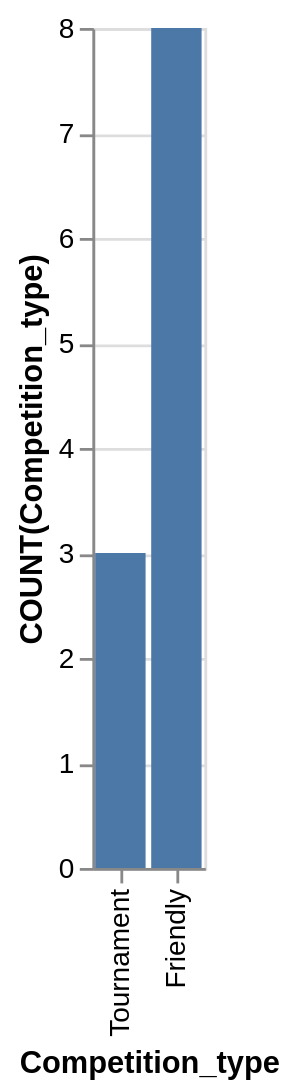

Here is the Vega-Lite specification saved for this chart:
### Vega-Lite specification from a JSON file in a GitHub repository (floating-point values rounded to 4 significant figures)
{"data": {"values": [{"x_data": "Tournament", "y_data": 3}, {"x_data": "Friendly", "y_data": 8}]}, "mark": "bar", "encoding": {"x": {"field": "x_data", "type": "nominal", "title": "Competition_type", "sort": "descending"}, "y": {"field": "y_data", "type": "quantitative", "title": "COUNT(Competition_type)"}}}
